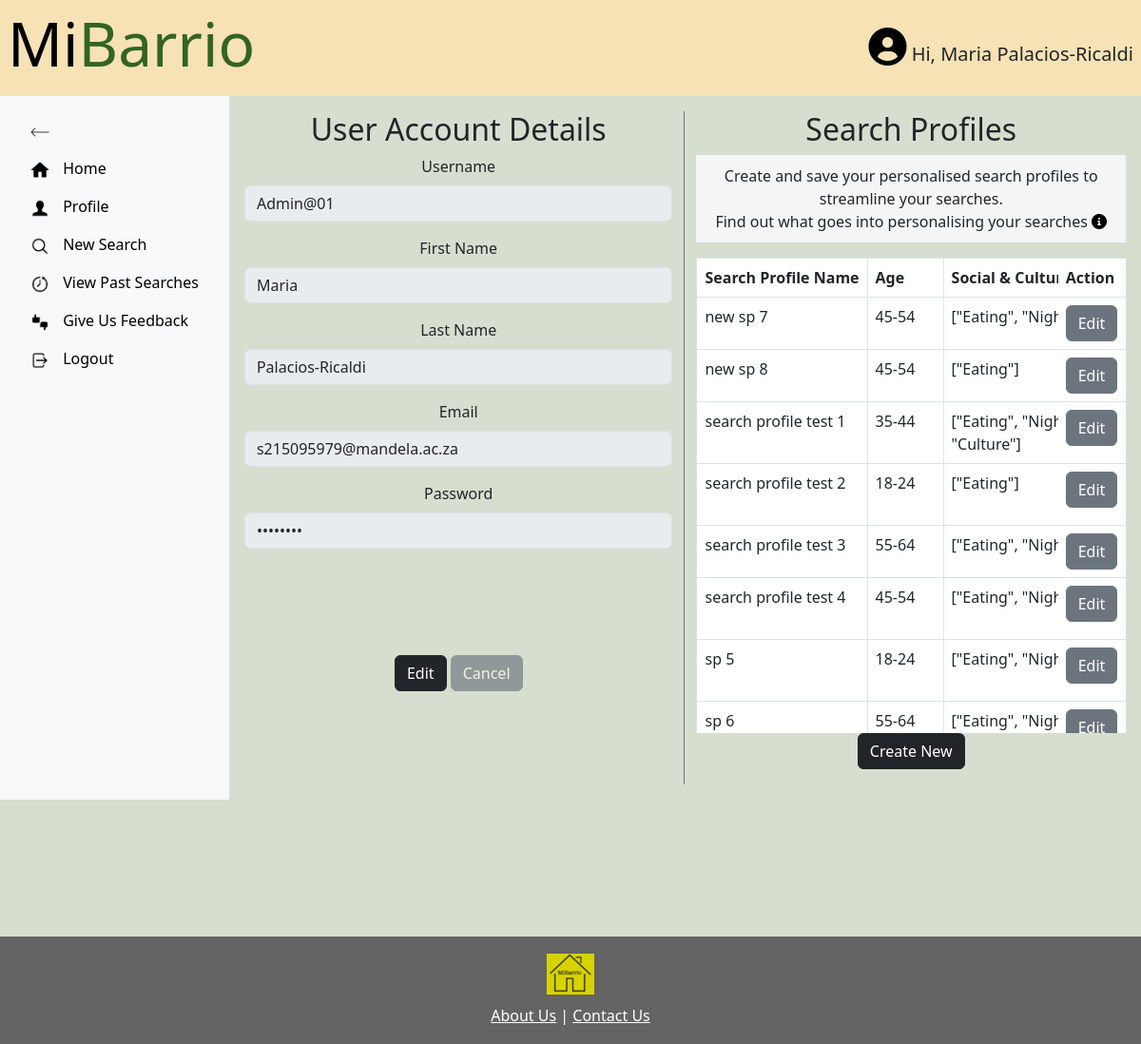
/profile (signed in), run on the app's committed database.
### MiBarrioApp/models.py (models this page shows)
class CustomUser(AbstractBaseUser, PermissionsMixin):
    objects = CustomUserManager()
    userID = models.AutoField(primary_key=True)
    first_name = models.CharField(max_length=255)
    last_name = models.CharField(max_length=255)
    username = models.CharField(max_length=255, unique=True)
    password = models.CharField(max_length=255)
    email = models.EmailField(unique=True)
    is_admin = models.BooleanField(default=False)
    is_staff = models.BooleanField(default=False)
    is_superuser = models.BooleanField(default=False)
    USERNAME_FIELD = 'username'
    REQUIRED_FIELDS = ['first_name', 'last_name', 'email']

class SearchProfiles(models.Model):
    search_profileID = models.AutoField(primary_key=True)
    user = models.ForeignKey(CustomUser, on_delete=models.CASCADE)
    sp_name = models.TextField()
    age = models.TextField()
    social_cultural_tags = models.TextField()
    health_wellness_tags = models.TextField()
    leisure_recreation_tags = models.TextField()
    community_services_tags = models.TextField()
    social_cultural_levels = models.PositiveIntegerField(validators=[MinValueValidator(1), MaxValueValidator(5)], default=1)
    health_wellness_levels = models.PositiveIntegerField(validators=[MinValueValidator(1), MaxValueValidator(5)], default=1)
    leisure_recreation_levels = models.PositiveIntegerField(validators=[MinValueValidator(1), MaxValueValidator(5)], default=1)
    community_services_levels = models.PositiveIntegerField(validators=[MinValueValidator(1), MaxValueValidator(5)], default=1)
    transportation_active = models.BooleanField()
    transportation_public = models.BooleanField()
    backup_power_supply = models.BooleanField()
    backup_water_supply = models.BooleanField()
    class Meta:
        unique_together = ('user', 'sp_name',)

### MiBarrioApp/views.py (the view, shortened to what this page needs)
# urls.py: path('profile', views.profile_view, name = "profile"),
@login_required
def profile_view(request):
    user = request.user
    form_type = request.POST.get('form_type')
    user_search_profiles = SearchProfiles.objects.filter(user=request.user)
    context = {'user': user, 'search_profiles': user_search_profiles}
    return render(request, 'profile.html', context)

### MiBarrioApp/context_processors.py (called while the page is built)
def show_user_info(request):
    user_info_pages = [
        'home', 'profile', 'newSearch', 'newSearch2', 'newSearch3',
        'viewPastSearches', 'feedback'
    ]
    return {
        'show_user_info': request.resolver_match.url_name in user_info_pages
    }

### MiBarrioApp/templates/profile.html (shortened to what this page needs)
{% extends 'base.html' %}
{% load static %}
{% block content %}
<div class="d-flex">
  <div id="sidebar" class="p-3 bg-light">
    <ul class="nav flex-column">
      <li class="nav-item">
        <a id="toggleSidebar" class="nav-link" href="#">
          <img src="{% static 'icons/icons8-left-arrow-100.png' %}" alt="Reduce" height="20px">
        </a>
      </li>
      <div id="sidebarMenu" class="show">
        <li class="nav-item">
          <a class="nav-link" href="{% url 'MiBarrioApp:home' %}">
            <img src="{% static 'icons/icons8-home-96.png' %}" alt="Home" height="20px">
            <span class="nav-text"> Home</span>
          </a>
        </li>
        <li class="nav-item">
          <a class="nav-link" href="{% url 'MiBarrioApp:profile' %}">
            <img src="{% static 'icons/icons8-customer-90.png' %}" alt="Profile" height="20px">
            <span class="nav-text"> Profile</span>
          </a>
        </li>
        <li class="nav-item">
          <a class="nav-link" href="{% url 'MiBarrioApp:newSearch' %}">
            <img src="{% static 'icons/icons8-search-90.png' %}" alt="New Search" height="20px">
            <span class="nav-text"> New Search</span>
          </a>
        </li>
        <li class="nav-item">
          <a class="nav-link" href="{% url 'MiBarrioApp:viewPastSearches' %}">
            <img src="{% static 'icons/icons8-time-machine-90.png' %}" alt="View Past Searches" height="20px">
            <span class="nav-text"> View Past Searches</span>
          </a>
        </li>
        <li class="nav-item">
          <a class="nav-link" href="{% url 'MiBarrioApp:feedback' %}">
            <img src="{% static 'icons/icons8-thumbs-up-down-90.png' %}" alt="Give Us Feedback" height="20px">
            <span class="nav-text"> Give Us Feedback</span>
          </a>
        </li>
        <li class="nav-item">
          <a class="nav-link" href="{% url 'MiBarrioApp:logout' %}">
            <img src="{% static 'icons/icons8-logout-96.png' %}" alt="Logout" height="20px">
            <span class="nav-text"> Logout</span>
          </a>
        </li>
      </div>
    </ul>
  </div>
  <div class="container-fluid p-3">
    <div class="row">
      <div class="col-md-6 border-end pr-7 border-secondary">
        <h2>User Account Details</h2>
        <form id="accountDetailsForm" action="{% url 'MiBarrioApp:profile' %}" method="post">
          <div class="mb-3">
            <label for="username" class="form-label">Username</label>
            <input type="text" class="form-control" name="username" id="username" value="{{ user.username }}" disabled>
          </div>
          <div class="mb-3">
            <label for="firstname" class="form-label">First Name</label>
            <input type="text" class="form-control" name="firstname" id="firstname" value="{{ user.first_name }}"
              disabled>
          </div>
          <div class="mb-3">
            <label for="lastname" class="form-label">Last Name</label>
            <input type="text" class="form-control" name="lastname" id="lastname" value="{{ user.last_name }}" disabled>
          </div>
          <div class="mb-3">
            <label for="email" class="form-label">Email</label>
            <input type="email" class="form-control" name="email" id="email" value="{{ user.email }}" disabled>
          </div>
          <div class="mb-3">
            <label for="password" class="form-label">Password</label>
            <input type="password" class="form-control" name="password" id="password" value="********" disabled>
          </div>
          <br>
          <br>
          <br>
          <br>
          <div class="mb-3">
            <button type="button" class="btn btn-dark" id="editSaveBtn">Edit</button>
            <button type="button" class="btn btn-secondary disabled" id="cancelBtn">Cancel</button>
          </div>
        </form>
      </div>
      <div class="col-md-6 pl-5">
        <h2>Search Profiles</h2>
        <p style="background-color: #f5f5f5; padding: 10px;">
          Create and save your personalised search profiles to streamline your searches.
          <br>
          Find out what goes into personalising your searches
          <a href="#" tabindex="0" data-bs-toggle="popover" data-bs-trigger="focus" title="Personalisation Details" data-bs-html="true" data-bs-content="The personalisation considers the following main factors based on proximity & density:<ul><li>Social and cultural amenities</li><li>Health & Wellness amenities</li><li>Leisure and Recreational areas</li><li>Community and services amenities</li></ul>These factors can be further specialised by selecting specific sub-tags from each of these factors.">
            <i class="fas fa-info-circle" style="color: black;"></i>
          </a>
        </p>
        <div id="searchProfilesList">
          <div style="max-height:500px; overflow-x:auto; overflow-y:auto; max-width: 600px; ">
            <table class="table table-bordered">
              <thead>
                <tr>
                  <th>Search Profile Name</th>
                  <th style="min-width: 80px;">Age</th>
                  <th>Social & Cultural tags</th>
                  <th>Health & Wellness tags</th>
                  <th class="sticky-action-column">Action</th>
                </tr>
              </thead>
              <tbody>
                {% for sp in search_profiles %}
                <tr>
                  <td>{{ sp.sp_name }}</td>
                  <td>{{ sp.age }}</td>
                  <td>{{ sp.social_cultural_tags }}</td>
                  <td>{{ sp.health_wellness_tags }}</td>
                  <td class="sticky-action-column">
                    <button class="btn btn-secondary edit-btn" data-bs-toggle="modal" data-bs-target="#createProfileModal"
                      data-id="{{ sp.search_profileID }}" data-sp_name="{{ sp.sp_name }}" data-age="{{ sp.age }}"
                      data-social_cultural_tags="{{ sp.social_cultural_tags }}"
                      data-health_wellness_tags="{{ sp.health_wellness_tags }}"
                      data-leisure_recreation_tags="{{ sp.leisure_recreation_tags }}"
                      data-community_services_tags="{{ sp.community_services_tags }}"
                      data-social_cultural_levels="{{ sp.social_cultural_levels }}"
                      data-health_wellness_levels="{{ sp.health_wellness_levels }}"
                      data-leisure_recreation_levels="{{ sp.leisure_recreation_levels }}"
                      data-community_services_levels="{{ sp.community_services_levels }}"
                      data-transportation_active="{{ sp.transportation_active }}"
                      data-transportation_public="{{ sp.transportation_public }}"
                      data-backup_power_supply="{{ sp.backup_power_supply }}"
                      data-backup_water_supply="{{ sp.backup_water_supply }}" class="btn btn-primary edit-btn"
                      data-bs-toggle="modal" data-bs-target="#createProfileModal"
                      data-id="{{ sp.search_profileID }}">Edit</button>
                  </td>
                </tr>
                {% endfor %}
              </tbody>
            </table>
          </div>
        </div>
        <button type="button" class="btn btn-dark mb-3" data-bs-toggle="modal"
          data-bs-target="#createProfileModal">Create New</button>
      </div>
    </div>
  </div>
</div>
</div>
{% endblock %}

### MiBarrioApp/templates/base.html (shortened to what this page needs)
{% load static %}
<!DOCTYPE html>
<html lang="en">
<head>
  <link href="https://cdn.jsdelivr.net/npm/bootstrap@5.3.0/dist/css/bootstrap.min.css" rel="stylesheet"
>
  <link rel="stylesheet" type="text/css" href="{% static 'css/style.css' %}" />
  <link rel="stylesheet" href="https://unpkg.com/leaflet@1.7.1/dist/leaflet.css" />
  <link rel="stylesheet" href="https://cdnjs.cloudflare.com/ajax/libs/font-awesome/6.0.0-beta3/css/all.min.css">
  <link rel="stylesheet" href="https://cdnjs.cloudflare.com/ajax/libs/Leaflet.awesome-markers/2.0.2/leaflet.awesome-markers.css">
</head>
<body>
  <div class="wrapper">
    <div class="header">
      <h1 class="display-3">
        <a href="{% url 'MiBarrioApp:home' %}" style="text-decoration: none; color: inherit;">
          <span id="mi">Mi</span><span id="barrio">Barrio</span>
        </a>
      </h1>
      {% if user.is_authenticated and show_user_info %}
      <div class="user-info">
        <a href="{% url 'MiBarrioApp:profile' %}" style="color: black;"><i class="fas fa-user-circle fa-2x"></i></a>
        Hi, {{ user.first_name }} {{ user.last_name }}
      </div>
      {% endif %}
    </div>
    {% block content %}
    {% endblock %}
  <footer class="footer">
    <img src="{% static 'logo.png' %}" alt="Logo" class="footer-logo">
    <div class="footer-links">
      <a href="{% url 'MiBarrioApp:aboutUs' %}">About Us</a> | <a href="{% url 'MiBarrioApp:contactUs' %}">Contact
        Us</a>
    </div>
  </footer>
</body>
</html>

### MiBarrioApp/static/css/style.css (style rules this page uses)
* { margin: 0; padding: 0; box-sizing: border-box; }
html, body { height: 100%; display: flex; flex-direction: column; text-align: center; background: rgb(214,223,207); }
.header { height: min-content; background: rgb(246,226, 181); text-align: left; padding-left: 17px ; padding: 0.5em; display: flex; justify-content: space-between; align-items: center; }
.user-info { font-size: 20px; }
.table th, .table td { text-align: left; }
.wrapper { flex: 1 0 auto; background: rgb(214,223,207); }
.footer { flex-shrink: 0; text-align: center; background: rgb(100,100,100); padding: 1.5%; }
.footer-links { margin-top: 10px; color: white; }
.footer-links a { color: inherit; }
.footer-logo { width: auto; height: auto; display: block; margin: 0 auto; }
.nav-item { flex-grow: 1; text-align: left; min-width: 0; }
.nav-item a { white-space: nowrap; color: black; }
.d-flex { display: flex; flex-grow: 1; flex-direction: row; }
.nav-link img { margin-right: 10px; vertical-align: middle; transition: margin 0.3s; }
.sticky-action-column { position: sticky; right: 0; background-color: #fff; z-index: 1; }
table thead th { white-space: nowrap; background-color: rgb(234, 236, 239); }
#sidebar, #content { flex-grow: 1; flex-shrink: 0; }
#mi { color: black; }
#barrio { color: rgb(51, 100, 34); }
#sidebar { transition: width 0.5s; overflow: hidden; white-space: nowrap; }

### data on the page
CustomUser: first_name "Maria", last_name "Palacios-Ricaldi", username "Admin@01", firstname "Maria", lastname "Palacios-Ricaldi", email "s215095979@mandela.ac.za"
SearchProfiles: sp_name "new sp 7", age "45-54", social_cultural_tags "[\"Eating\", \"Nightlife\"]"
SearchProfiles: sp_name "new sp 8", age "45-54", social_cultural_tags "[\"Eating\"]"
SearchProfiles: sp_name "search profile test 1", age "35-44", social_cultural_tags "[\"Eating\", \"Nightlife\", \"Culture\"]"
SearchProfiles: sp_name "search profile test 2", age "18-24", social_cultural_tags "[\"Eating\"]"
SearchProfiles: sp_name "search profile test 3", age "55-64", social_cultural_tags "[\"Eating\", \"Nightlife\"]"
SearchProfiles: sp_name "search profile test 4", age "45-54", social_cultural_tags "[\"Eating\", \"Nightlife\"]"
SearchProfiles: sp_name "sp 5", age "18-24", social_cultural_tags "[\"Eating\", \"Nightlife\"]"
SearchProfiles: sp_name "sp 6", age "55-64", social_cultural_tags "[\"Eating\", \"Nightlife\"]"
